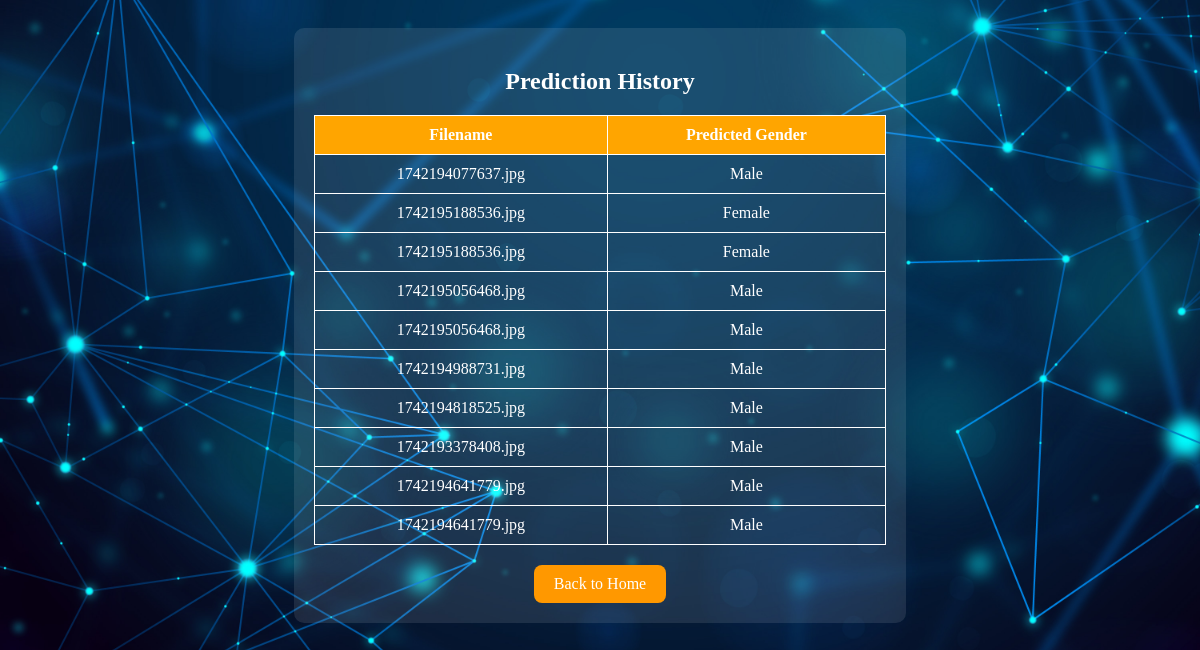
The app's page /results with its own data.
### tables this page shows
CREATE TABLE predictions 
                      (id INTEGER PRIMARY KEY AUTOINCREMENT, 
                       filename TEXT, 
                       gender TEXT);

### app.py (the view)
@app.route('/results')
def results():
    try:
        conn = sqlite3.connect(DB_PATH)
        cursor = conn.cursor()
        cursor.execute("SELECT filename, gender FROM predictions ORDER BY id DESC LIMIT 10")
        history = cursor.fetchall()
        conn.close()
    except sqlite3.Error as e:
        print(f"Database error: {e}")
        history = []
    return render_template('results.html', history=history)

### templates/results.html (shortened to what this page needs)
<!DOCTYPE html>
<html lang="en">
<head>
</head>
<body>
    <div class="container">
        <h2>Prediction History</h2>
        {% if history|length > 0 %}
            <table>
                <tr>
                    <th>Filename</th>
                    <th>Predicted Gender</th>
                </tr>
                {% for item in history %}
                <tr>
                    <td>{{ item[0] }}</td>
                    <td>{{ item[1] }}</td>
                </tr>
                {% endfor %}
            </table>
        {% else %}
            <p>No history available.</p>
        {% endif %}
        <a href="{{ url_for('home') }}" class="back-button">Back to Home</a>
    </div>
</body>
</html>

### records on screen
predictions: filename "1742194077637.jpg", gender "Male"
predictions: filename "1742195188536.jpg", gender "Female"
predictions: filename "1742195188536.jpg", gender "Female"
predictions: filename "1742195056468.jpg", gender "Male"
predictions: filename "1742195056468.jpg", gender "Male"
predictions: filename "1742194988731.jpg", gender "Male"
predictions: filename "1742194818525.jpg", gender "Male"
predictions: filename "1742193378408.jpg", gender "Male"
predictions: filename "1742194641779.jpg", gender "Male"
predictions: filename "1742194641779.jpg", gender "Male"
